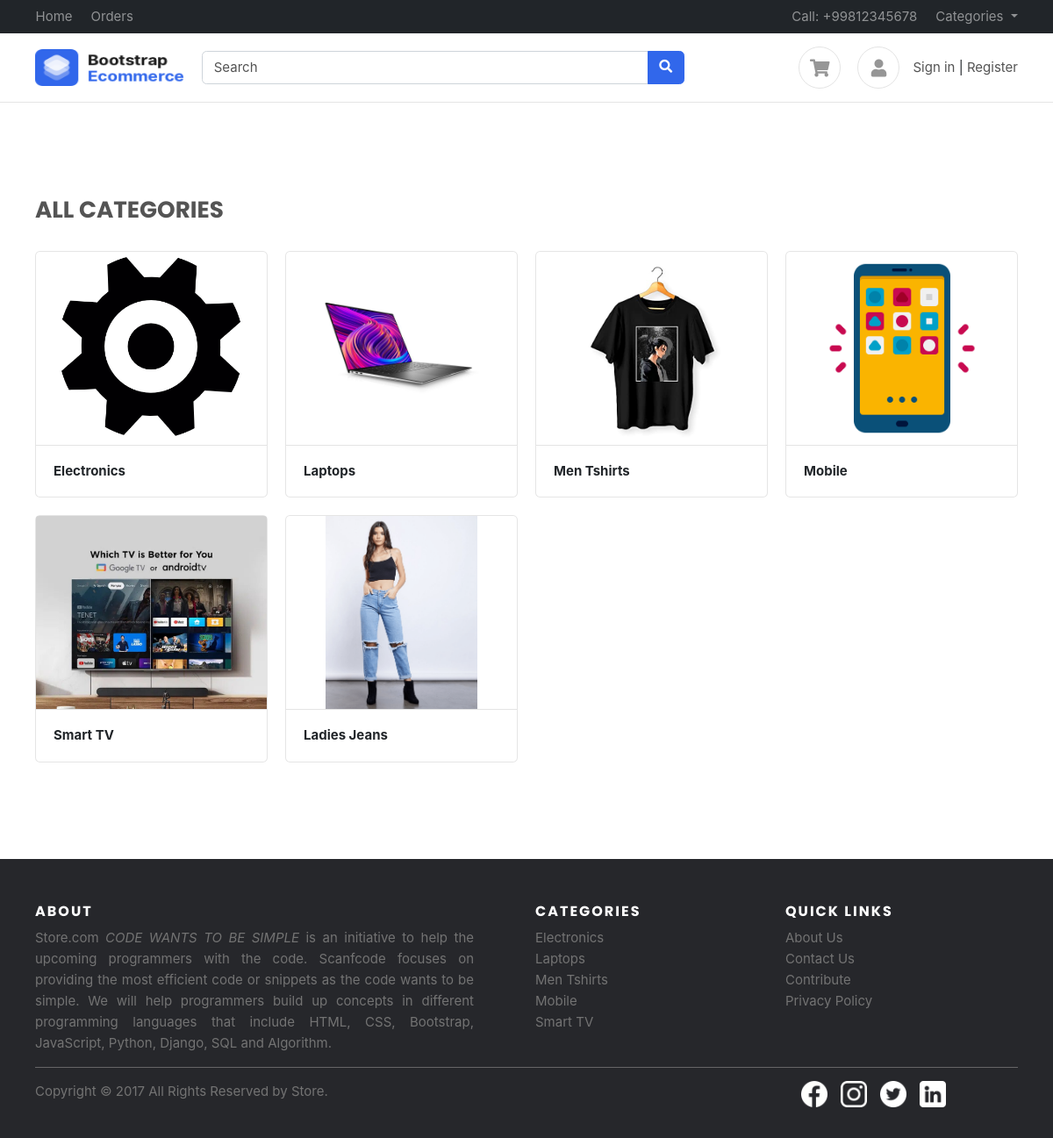
/all-categories/, run on the app's committed database.
### storeApp/models.py (models this page shows, shortened)
class Category(models.Model):
    title = models.CharField(max_length=255, verbose_name='Category Title')
    slug = models.SlugField(verbose_name='Category Slug')
    description = models.TextField(blank=True)
    category_image = models.ImageField(upload_to='categories', verbose_name='Category Image')
    is_active = models.BooleanField(verbose_name='Is Active')
    is_featured = models.BooleanField(verbose_name='Is Featured?')
    created_at = models.DateTimeField(auto_now_add=True, verbose_name='Created Date')
    updated_at = models.DateTimeField(auto_now_add=True, verbose_name='Updated Date')
    class Meta:
        verbose_name_plural = 'Categories'
        ordering = ('-created_at',)

### storeApp/views.py (the view)
# urls.py: path('all-categories/', views.categories, name='categories'),
def categories(request):
    categories_data = Category.objects.filter(is_active=True,  is_featured=True)
    context = {'categories':categories_data}
    return render(request, 'categories.html', context)

### storeApp/context_preprocessors.py (called while the page is built)
def categories_menu(request):
    all_categories = Category.objects.filter(is_active=True)
    context = {'all_categories':all_categories}
    return context

def cart_count(request):
    if request.user.is_authenticated:
        user = request.user
        cart_items = Cart.objects.filter(user=user)
        print(cart_items)
        context = {'cart_items':cart_items}
    else:
        context = {}
    return context

### templates/categories.html (shortened to what this page needs)
{% extends 'base.html' %}
{% block categories %}
<div class="container mt-5 pt-5">
    <div class="main-head">
        <div class="head">
            <h3 style="margin-bottom: 2rem;" class="upper">All Categories</h3>
        </div>
    </div>
    <div class="row">
      {% for category in categories  %}
        <div class="col-md-3">
            <figure class="card card-product-grid">
                <div class="img-wrap"><img src="/media/{{category.category_image}}"></div>
                <figcaption class="info-wrap border-top">
                    <b><a href="{% url 'category_product' category.slug %}" class="title">{{category.title}}</a></b>
                </figcaption>
            </figure>
        </div>
        {% endfor %}
    </div>
</div>
{% endblock categories %}

### templates/base.html (shortened to what this page needs)
<!DOCTYPE HTML>
{% load static %}
<html lang="en">
<head>
	<link rel="stylesheet" type="text/css" href="//cdn.jsdelivr.net/npm/slick-carousel@1.8.1/slick/slick.css"/>
	<link rel="stylesheet" href="/static/css/style.css">
	<link href="https://cdn.jsdelivr.net/npm/bootstrap@5.2.2/dist/css/bootstrap.min.css" rel="stylesheet"
>
	<link href="/static/css/bootstrap.css" rel="stylesheet" type="text/css" />
	<link href="/static/fonts/fontawesome/css/all.min.css" type="text/css" rel="stylesheet">
	<link href="/static/css/ui.css" rel="stylesheet" type="text/css" />
	<link href="/static/css/responsive.css" rel="stylesheet" />
</head>
<body>
	<header class="section-header">
		<nav class="navbar navbar-dark navbar-expand p-0 bg-dark">
			<div class="container">
				<ul class="navbar-nav d-none d-md-flex mr-auto">
					<li class="nav-item"><a class="nav-link" href="/">Home</a></li>
					<li class="nav-item"><a class="nav-link" href="{% url 'orders' %}">Orders</a></li>
				</ul>
				<ul class="navbar-nav">
					<li class="nav-item"><a href="#" class="nav-link"> Call: +99812345678 </a></li>
					<li class="nav-item dropdown">
						<a href="#" class="nav-link dropdown-toggle" data-toggle="dropdown"> Categories </a>
					</li>
				</ul>
			</div>
		</nav>
		<section class="header-main border-bottom">
			<div class="container">
				<div class="row align-items-center">
					<div class="col-lg-2 col-4">
						<div class="brand-wrap">
							<a href="/"><img class="logo" src="/static/images/logo.png"></a>
						</div>
					</div>
					<div class="col-lg-6 col-sm-12">
						<form action="{% url 'search' %}" method="get" class="search">
							<div class="input-group w-100">
								<input type="text" name="q" id="query_search" class="form-control" placeholder="Search">
								<div class="input-group-append">
									<button class="btn btn-primary" type="submit">
										<i class="fa fa-search"></i>
									</button>
								</div>
							</div>
						</form>
					</div>
					<div class="col-lg-4 col-sm-6 col-8">
						<div class="widgets-wrap float-md-right">
							<div class="widget-header  mr-3">
								<a href="{% url 'cart' %}" class="icon icon-sm rounded-circle border"><i
										class="fa fa-shopping-cart"></i></a>
							</div>
							<div class="widget-header icontext">
								<a href="#" class="icon icon-sm rounded-circle border"><i class="fa fa-user"></i></a>
								<div class="text">
                                    {% if user.is_authenticated %}
                                    <div>
										<span class="text-muted">Welcome!</span>
										<ul class="navbar-nav">
											<li class="nav-item dropdown">
												<a href="#" class="nav-link dropdown-toggle" data-toggle="dropdown">Hello, {{user.first_name | capfirst}} </a>
												<ul class="dropdown-menu dropdown-menu-right" style="max-width: 100px;">
													<li><a class="dropdown-item" href="{% url 'profile' %}">Profile</a></li>
													<li><a class="dropdown-item" href="{% url 'cart' %}">Cart</a></li>
													<li><a class="dropdown-item" href="{% url 'orders' %}">Orders</a></li>
													<li><a class="dropdown-item" href="{% url 'signout' %}">Logout</a></li>
												</ul>
											</li>
										</ul>
									</div>
                                    {% else %}
									<div>
										<a href="{% url 'signin' %}">Sign in</a> |
										<a href="{% url 'signup' %}"> Register</a>
									</div>
                                    {% endif %}
								</div>
							</div>
						</div>
					</div>
				</div>
			</div>
		</section>
	</header>
	{% block categories %}
	{% endblock %}
	  <footer class="site-footer mt-6">
		<div class="container">
		  <div class="row">
			<div class="col-sm-12 col-md-6">
			  <h6>About</h6>
			  <p class="text-justify fix-width">Store.com <i>CODE WANTS TO BE SIMPLE </i> is an initiative  to help the upcoming programmers with the code. Scanfcode focuses on providing the most efficient code or snippets as the code wants to be simple. We will help programmers build up concepts in different programming languages that include HTML, CSS, Bootstrap, JavaScript, Python, Django, SQL and Algorithm.</p>
			</div>
			<div class="col-xs-6 col-md-3">
			  <h6>Categories</h6>
			  <ul class="footer-links">
				{% for category in all_categories|slice:"0:5" %}
				<li><a href="{% url 'category_product' category.slug %}">{{category.title}}</a></li>
				{% endfor %}
			  </ul>
			</div>
			<div class="col-xs-6 col-md-3">
			  <h6>Quick Links</h6>
			  <ul class="footer-links">
				<li><a href="">About Us</a></li>
				<li><a href="">Contact Us</a></li>
				<li><a href="">Contribute</a></li>
				<li><a href="">Privacy Policy</a></li>
			  </ul>
			</div>
		  </div>
		  <hr>
		</div>
		<div class="container">
		  <div class="row">
			<div class="col-md-8 col-sm-6 col-xs-12">
			  <p class="copyright-text">Copyright &copy; 2017 All Rights Reserved by
		   <a href="#">Store</a>.
			  </p>
			</div>
			<div class="col-md-4 col-sm-6 col-xs-12">
			  <ul class="social-icon">
				 <li><a href=""><img src="{% static 'images/hero/facebook-circular-logo.png' %}" alt=""></a></li>
				 <li><a href=""><img src="{% static 'images/hero/instagram.png' %}" alt=""></a></li>
				 <li><a href=""><img src="{% static 'images/hero/twitter.png' %}" alt=""></a></li>
				 <li><a href=""><img src="{% static 'images/hero/linkedin.png' %}" alt=""></a></li>
			  </ul>
			</div>
		  </div>
		</div>
  </footer>
</body>
</html>

### static/css/style.css (style rules this page uses)
* { margin: 0; padding: 0; text-decoration: none; }
.mt-6 { margin-top: 6rem; }
hr { border: 1px solid rgb(166, 164, 164) !important; border-bottom: none !important; border-right: none !important; border-left: none !important; }
img { width: 100%; display: block; }
h3 { font-family: 'Poppins', sans-serif; font-weight: 500; }
h6 { font-family: 'Poppins', sans-serif; font-weight: 200; }
.site-footer { background-color:#26272b; padding:45px 0 20px; font-size:15px; line-height:24px; color:#737373; }
.site-footer hr { border-top-color:#bbb; opacity:0.5 }
.site-footer h6 { color:#fff; font-size:16px; text-transform:uppercase; margin-top:5px; letter-spacing:2px }
.site-footer a { color:#737373; }
.footer-links { padding-left:0; list-style:none }
.footer-links li { display:block }
.footer-links a { color:#737373 }
ul li { list-style: none; }
.social-icon { display: flex; align-items: center; justify-content: center; gap: 1rem; }
.social-icon li a img { width: 30px; height: 30px; transition: all .3s; filter: invert(100%); }
.copyright-text { margin:0 }
.upper { text-transform: uppercase; margin: 1rem 0; }
.fix-width { width: 500px; }

### static/css/ui.css (style rules this page uses)
html { font-family: 'Inter', sans-serif; font-size: 15px; }
.img-wrap { text-align: center; display: block; }
.img-wrap img { max-width: 100%; }
.icon-xs, .icon-sm, .icon-md, .icon-lg { display: inline-block; text-align: center; flex-shrink: 0; flex-grow: 0; }
.icon-sm { width: 48px; height: 48px; line-height: 48px; font-size: 20px; }
figure { margin-bottom: 0; }
.card .title { color: #212529; }
p:last-child { margin-bottom: 0; }
.header-main { position: relative; padding-top: 1rem; padding-bottom: 1rem; }
.brand-wrap .logo, .navbar-brand .logo { margin-right: 7px; max-height: 42px; display: inline-block; }
.widget-header { display: inline-block; vertical-align: middle; position: relative; }
.widget-header a { color: #545454; }
.widget-header i { color: #969696; }
[class*='card-product'] a.title { color: #212529; display: block; }
[class*='card-product'] .img-wrap { overflow: hidden; position: relative; }
[class*='card-product'] .img-wrap img { height: 100%; max-width: 100%; width: auto; display: inline-block; object-fit: cover; }
.card-product-grid { margin-bottom: 20px; }
.card-product-grid .img-wrap { border-radius: 0.2rem 0.2rem 0 0; height: 220px; }
.card-product-grid .info-wrap { overflow: hidden; padding: 18px 20px; }
.card .img-wrap { overflow: hidden; }
.icontext { display: inline-flex; align-items: center; vertical-align: middle; }
.icontext .text { width: 100%; line-height: 1.2; color: #212529; }
.icontext .icon { position: relative; margin-right: 15px; flex-shrink: 0; flex-grow: 0; }

### data on the page
Category: category_image (picture), title "Electronics"
Category: category_image (picture), title "Laptops"
Category: category_image (picture), title "Men Tshirts"
Category: category_image (picture), title "Mobile"
Category: category_image (picture), title "Smart TV"
Category: category_image (picture), title "Ladies Jeans"
